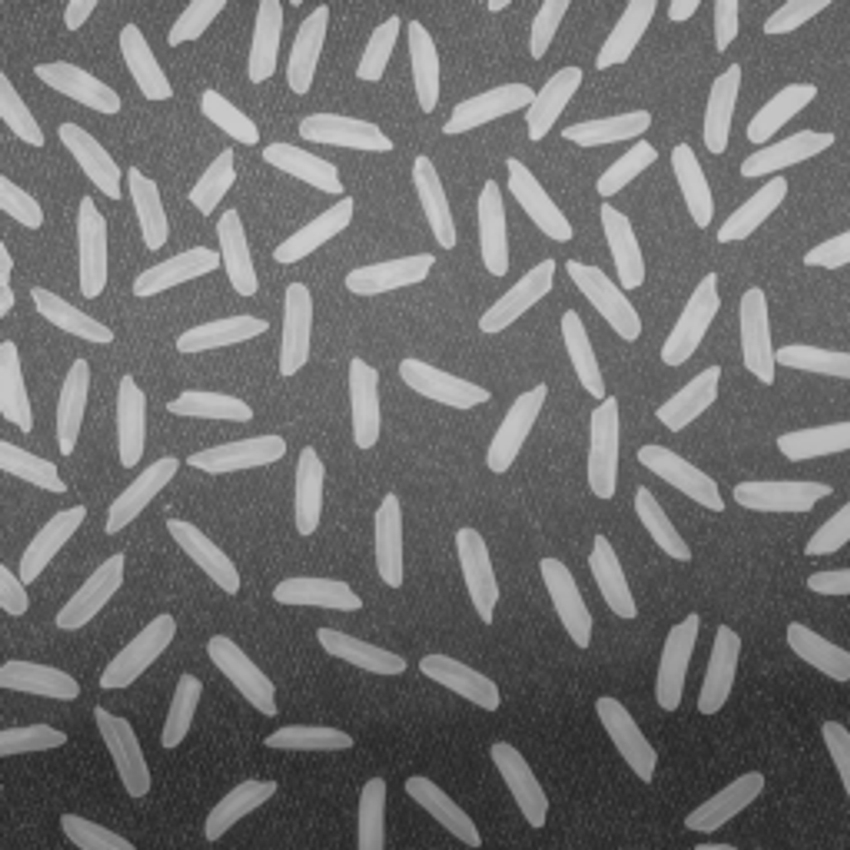
#> input picture rice.jpg, 850 x 850 px; the run also reads 1 picture not shown here
$ python fft_dilate_erode.py
#> lines starting #> are read from the running program, lines starting #| are printed output that depends on the picture; after the words box and inside, x2 and y2 are one past the last pixel; in counts of white or black regions, pixels touching at a corner belong together
import random
import cv2
import numpy as np
from copy import deepcopy
import matplotlib.pyplot as plt
from collections import Counter


def q1():
    img = cv2.imread('rice.jpg', 0)
#> img is the input picture: shape (850, 850); min 36, max 207, mean 111.3
    plt.title('Rice')
    plt.imshow(img, cmap='gray')
    plt.show()
    img2 = cv2.dilate(img, np.ones((5, 5)), iterations=3)
    img3 = img2 - img
    img3[img3 < 50] = 0
    img3[img3 >= 50] = 255
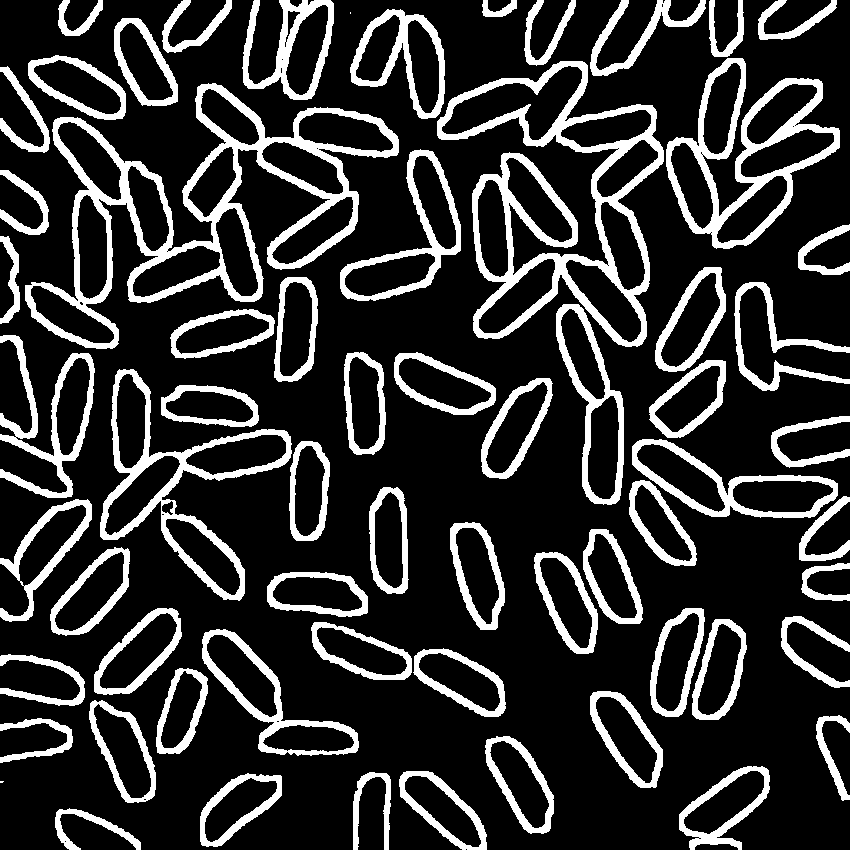
#> img3: shape (850, 850); 19.1% white; 65 white regions (2 under 20 px), largest, box (x1, y1, x2, y2) and area: (25, 83, 399, 349) 16346, (437, 61, 664, 347) 13888, (666, 58, 840, 249) 7551
    plt.imshow(img3, cmap='gray')
    plt.show()
    kernel = np.array([[0, 1, 0], [1, 1, 1], [0, 1, 0]], np.uint8)
    img3_transpose = 255 - img3
    img35 = cv2.morphologyEx(img3, cv2.MORPH_OPEN, kernel)
#> img35: shape (850, 850); 19% white; 65 white regions (1 under 20 px), largest, box (x1, y1, x2, y2) and area: (25, 83, 399, 349) 16304, (437, 61, 664, 347) 13844, (666, 58, 840, 249) 7532

    inverted = 255 - img35
    inverted[inverted < 50] = 0
    inverted[inverted >= 50] = 255

    plt.title('inverted')
    plt.imshow(inverted, cmap='gray')
    plt.show()

    im_copy = np.zeros(img3.shape, np.uint8)
    im_copy[0][1] = 255
    while True:
        dilate = cv2.dilate(im_copy, kernel, iterations=1)
        dilate = cv2.bitwise_and(dilate, inverted)
        if np.array_equal(im_copy, dilate):
            break
        im_copy = dilate
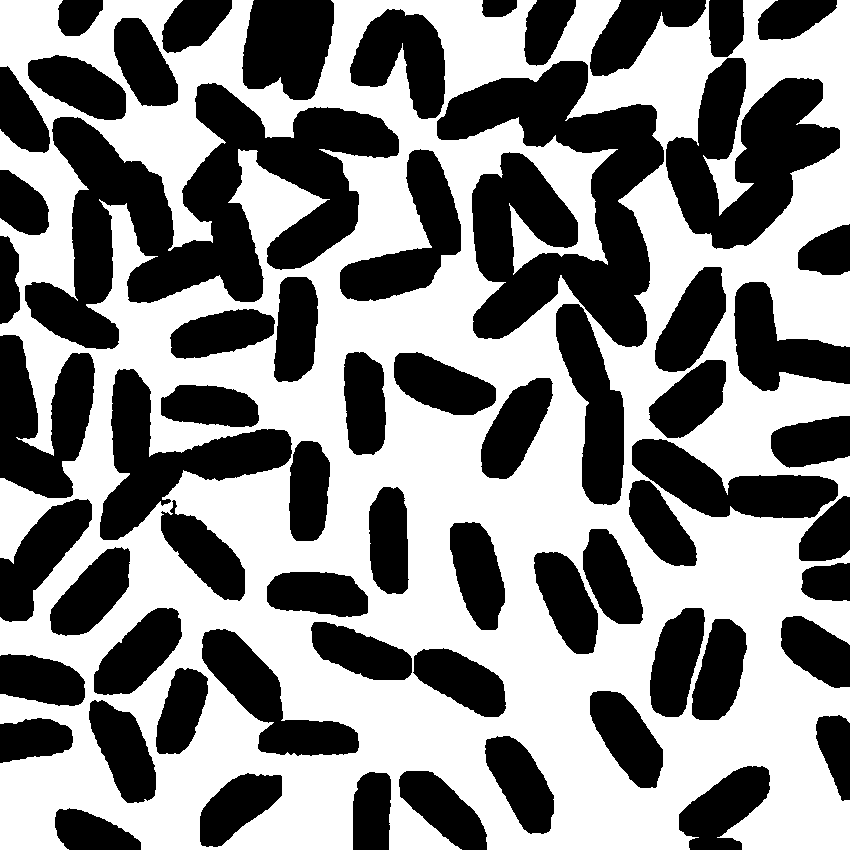
#> im_copy: shape (850, 850); 53.5% white; 64 black regions, largest, box (x1, y1, x2, y2) and area: (25, 83, 399, 349) 39513, (437, 61, 664, 347) 33616, (666, 58, 840, 249) 17865

    fill_rice = np.bitwise_not(im_copy)
    plt.imshow(fill_rice, cmap='gray')
    plt.show()


def get_mask(typ, background, shape):
    """
    typ = 1 = horizontal line
    typ = 2 = allign line
    typ = 3 = center square
    typ = 4 = plus

    background = 0 = black
    background = 1 = white
    """
    im_mask = np.full((shape[0], shape[1], 2), background, np.uint8)
    typ_color = np.abs(background - 1)
    center = (shape[0] // 2, shape[1] // 2)
    if typ == 1:
        im_mask[center[0] - 10: center[0] + 10, :] = typ_color
    elif typ == 2:
        im_mask[:, center[1] - 10: center[1] + 10] = typ_color

    elif typ == 3:
        im_mask[center[0] - 10: center[0] + 10, center[1] - 10: center[1] + 10] = typ_color

    elif typ == 4:
        im_mask[center[0] - 10: center[0] + 10, :] = typ_color
        im_mask[:, center[1] - 10: center[1] + 10] = typ_color

    return im_mask


def q2():
    search_img = cv2.imread('fimage_.png', 0)
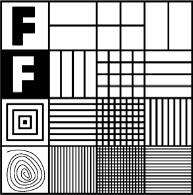
#> input picture fimage_.png, 193 x 195 px
#> search_img is the input picture: shape (195, 193); min 0, max 255, mean 167.2
    plt.title('our search image')
    plt.imshow(search_img.astype(int), cmap='gray')
    plt.show()

    for i in range(1, 5):
        for j in [0, 1]:
            mask = get_mask(i, j, search_img.shape).astype(int)
            plt.title('mask')
            plt.imshow(mask[:, :, 0], cmap='gray')
            plt.show()

            rows, cols = search_img.shape
            crow, ccol = rows / 2, cols / 2  # center
            dft = cv2.dft(np.float32(search_img), flags=cv2.DFT_COMPLEX_OUTPUT)
            dft_shift = np.fft.fftshift(dft)
            fshift = dft_shift * mask
            f_ishift = np.fft.ifftshift(fshift)
            im_back = cv2.idft(f_ishift)
            im_back = cv2.magnitude(im_back[:, :, 0], im_back[:, :, 1])

            plt.title('idft - mag')
            plt.imshow(im_back, cmap='gray')
            plt.show()


def q3():
    four_img = cv2.imread('fft1.png', 0)
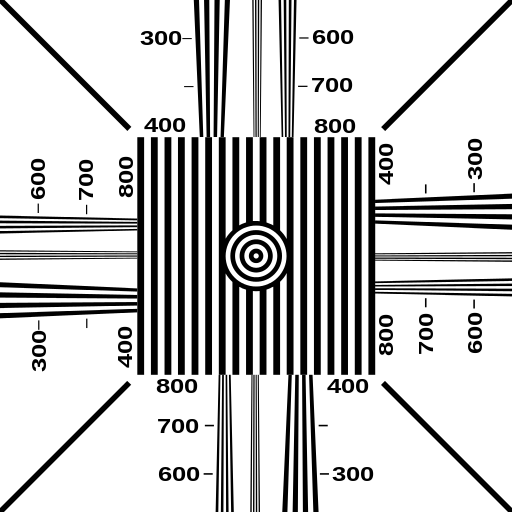
#> input picture fft1.png, 512 x 512 px
#> four_img is the input picture: shape (512, 512); min 0, max 255, mean 200.2
    reg4 = cv2.imread('4reg.png', 0)
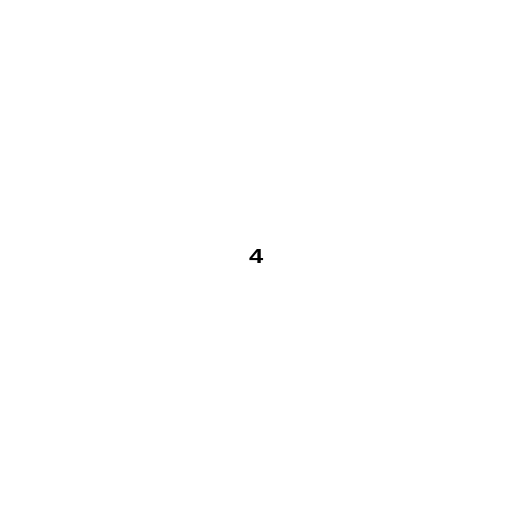
#> input picture 4reg.png, 512 x 512 px
#> reg4 is the input picture: shape (512, 512); min 0, max 255, mean 254.9
    upside4 = cv2.imread('4upside.png', 0)

    plt.title(f'{four_img.shape} Search photo')
    plt.imshow(four_img, cmap='gray')
    plt.show()

    plt.title(f'{reg4.shape} regular 4 digit')
    plt.imshow(reg4, cmap='gray')
    plt.show()

    plt.title(f'{upside4.shape} Rotated 4 digit')
    plt.imshow(upside4, cmap='gray')
    plt.show()

    fourr = np.fft.fftshift(np.fft.fft2(four_img))
    regg = np.fft.fftshift(np.fft.fft2(reg4))
    upp = np.fft.fftshift(np.fft.fft2(upside4))

    test = (fourr * regg.conj()) / np.abs(fourr * regg.conj())
    test1 = (fourr * upp.conj()) / np.abs(fourr * upp.conj())

    r = np.abs(np.fft.ifftshift(np.fft.ifft2(test)))
    t = np.abs(np.fft.ifftshift(np.fft.ifft2(test1)))

    x, y = np.where(r > 0.025)
#> x = [125, 386]; y = [151, 334]
    z, u = np.where(t > 0.025)
#> z = [178, 361]; u = [386, 125]
    x = np.stack((x, z))
#> x = [[125, 386], [178, 361]]
    y = np.stack((y, u))
#> y = [[151, 334], [386, 125]]
    x, y = y, x
#> x = [[151, 334], [386, 125]]; y = [[125, 386], [178, 361]]

    plt.title(f'Found {len(x) + len(y)} occurrences ( GREEN )')
    plt.plot(x, y, 'go')
    plt.imshow(four_img, cmap='gray')
    plt.show()


def q4():
    img = cv2.imread('fimage.png', cv2.IMREAD_GRAYSCALE)
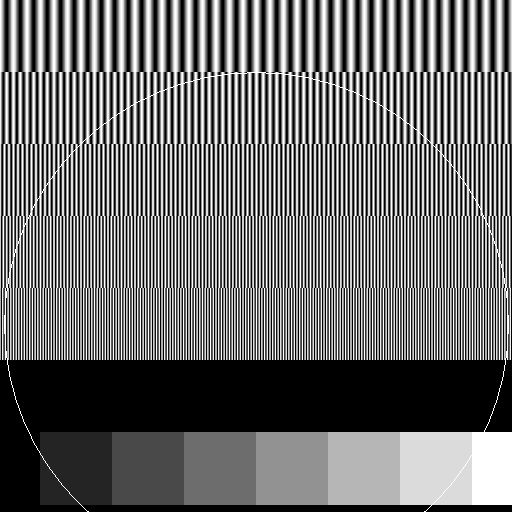
#> input picture fimage.png, 512 x 512 px
#> img is the input picture: shape (512, 512); min 0, max 255, mean 107.9
    plt.title('Original photo')
    plt.imshow(img, cmap='gray')
    plt.show()
    circles = cv2.HoughCircles(img, cv2.HOUGH_GRADIENT, 1, 20,
                               param1=30, param2=15, minRadius=250, maxRadius=300)
#> circles = 250 rows, first 8: [257.5, 323.5, 252.1], [255.5, 299.5, 255.4], [277.5, 307.5, 277.4], [231.5, 308.5, 279.6], [275.5, 338.5, 264.2], [299.5, 300.5, 299.4], [238.5, 331.5, 260.9], [211.5, 309.5, 299.4]
    updated = [tuple(trip) for trip in circles[0, :] if
               img.shape[0] // 2 - 15 < trip[0] < img.shape[0] // 2 + 15 and trip[1] > 300]
#> updated = [(257.5, 323.5, 252.1)]
    img = cv2.cvtColor(img, cv2.COLOR_GRAY2BGR)
    # img = cv2.cvtColor(img, cv2.COLOR_BGR2GRAY)
    for i in updated:
        x, y, R = int(i[0]), int(i[1]), int(i[2])
        # draw the outer circle
        cv2.circle(img, (x, y), R, (124, 255, 0), 2)
#> this loop made 1 pass
#> (i, x, y, R) on pass 1: ((257.5, 323.5, 252.1), 257, 323, 252)
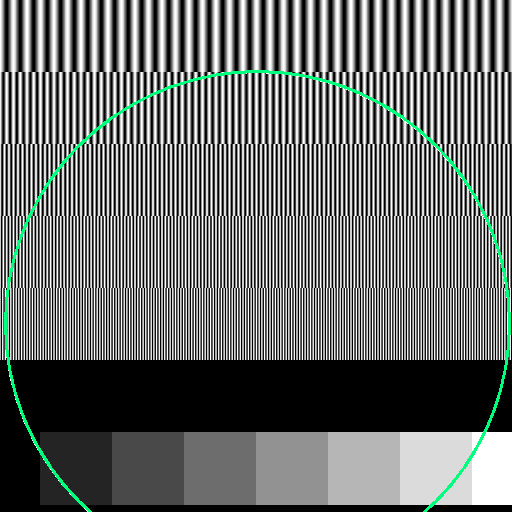
#> img: shape (512, 512, 3); 1.4% of pixels changed, all inside (x1, y1, x2, y2) = (4, 70, 511, 512)

    plt.title('Hough Circle Transform')
    plt.imshow(img)
    plt.show()


if __name__ == '__main__':
    q1()
    q2()
    q3()
    q4()
